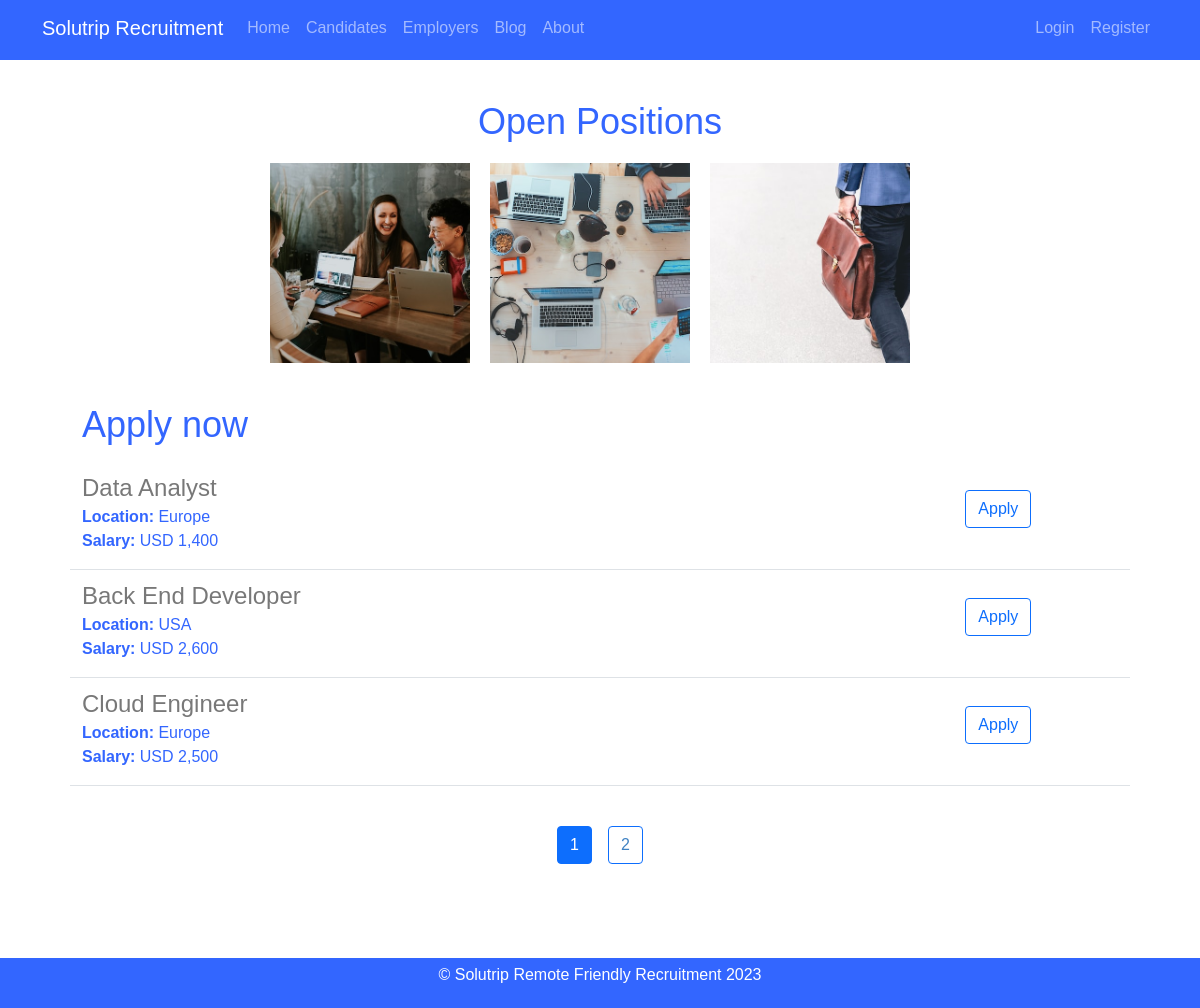
The page /candidates on the database its author committed.
### Solutrip_app/models.py (models this page shows)
class Jobs(db.Model):
    id = db.Column (db.Integer, primary_key=True)
    title = db.Column(db.String(60), nullable=False)
    location = db.Column(db.String(60), nullable=False)
    salary = db.Column(db.String(60), nullable=False)
    description = db.Column(db.Text, nullable=False)
    requirements= db.Column(db.Text, nullable=False)
    qualifications= db.Column(db.Text, nullable=False)
    company_id = db.Column(db.Integer, db.ForeignKey('company.id'), nullable=False)
    job_applications = db.relationship('JobApplication', backref='job', lazy=True)

### Solutrip_app/routes.py (the view)
@app.route("/candidates")
def candidates():
    page = request.args.get('page',1,type=int)
    jobs = Jobs.query.paginate(page=page, per_page = 3)
    user = current_user
    return render_template("candidates.html", title="Jobs", page = page, jobs=jobs, user=user)

### Solutrip_app/templates/candidates.html
{% extends 'layout.html' %}
{% block content %}
    <section id="carousel">
        <h2> Open Positions</h2>
        <div id="slides">
            <a href="{{ url_for('static', filename='1.jpg') }}">
                <img src="{{ url_for('static', filename='1.jpg') }}" alt="Job description 1">
            </a>
            <a href="{{ url_for('static', filename='2.jpg') }}">
                <img src="{{ url_for('static', filename='2.jpg') }}" alt="Job description 2">
            </a>
            <a href="{{ url_for('static', filename='3.jpg') }}">
                <img src="{{ url_for('static', filename='3.jpg') }}" alt="Job description 3">
            </a>
        </div>
        <div class="body-text" style="text-align: left;">
            <h2> Apply now </h2>
            {% if jobs %}
                {% for job in jobs %}
                    <div class="row border-bottom" style="margin-top: 4px;">
                        <div class="col-10">
                            <h4 style="color: rgb(120,120,120); margin-top: 8px; margin-bottom: 2px">{{ job.title }}</h4>
                            <div><b>Location: </b>{{ job.location }}</div>
                            <div style="margin-bottom: 16px;"><b>Salary: </b>{{ job.salary }}</div>
                        </div>
                        <div class="col-2">
                            {% if user.role == 'admin' %}
                            <a href="{{ url_for('update_job', job_id=job.id) }}" type="button" class="btn btn-outline-primary mt-4 float-right">Edit</a>
                            <button type="button" class="btn btn-outline-danger mt-4 float-right" data-bs-toggle="modal" data-bs-target="#deleteModal-{{ job.id }}">Delete</button>
                            <div class="modal fade" id="deleteModal-{{ job.id }}" tabindex="-1" role="dialog" aria-labelledby="deleteModalLabel-{{ job.id }}" aria-hidden="true">
                                <div class="modal-dialog" role="document">
                                    <div class="modal-content">
                                        <div class="modal-header">
                                            <h5 class="modal-title" id="deleteModalLabel-{{ job.id }}">Confirm Delete</h5>
                                            <button type="button" class="close" data-bs-dismiss="modal" aria-label="Close">
                                                <span aria-hidden="true">&times;</span>
                                            </button>
                                        </div>
                                        <div class="modal-body">
                                            Are you sure you want to delete "{{ job.title }}"?
                                        </div>
                                        <div class="modal-footer">
                                            <button type="button" class="btn btn-secondary" data-bs-dismiss="modal">Cancel</button>
                                            <form method="POST" action="{{ url_for('delete_job', job_id=job.id) }}" style="display: inline;">
                                                <input type="hidden" name="_method" value="DELETE">
                                                <button type="submit" class="btn btn-danger">Delete</button>
                                            </form>
                                        </div>
                                    </div>
                                </div>
                            </div>
                            {% else %}
                                <a href="{{ url_for('apply', job_id=job.id) }}"" type="button" class="btn btn-outline-primary mt-4 float-right">Apply</a>
                            {% endif %}
                        </div>
                    </div>
                {% endfor %}
            {% endif %}
            <div class="d-flex justify-content-center" style="padding-top: 40px;">
                {% for page_num in jobs.iter_pages() %}
                    {% if page_num %}
                        {% if jobs.page == page_num %}
                            <a class=" btn btn-primary mx-2 mb-4 float-right" href="{{url_for('candidates', page = page_num)}}" style="color: white;"> {{ page_num }}</a>
                        {% else %}
                            <a class=" btn btn-outline-primary mx-2 mb-4" href="{{url_for('candidates', page = page_num)}}" style="color: #3f82c3;"> {{ page_num }}</a>
                        {% endif %}
                    {% else %}
                        ...
                    {% endif %}
                {% endfor%}
                </div>
        </div>
    </section>
{% endblock %}

### Solutrip_app/static/styles.css (style rules this page uses)
body { background-image: url(bg-img.jpg); background-size: cover; font-family: Arial, sans-serif; color: #333; }
section { text-align: center; }
.body-text { color: rgb(80,80,80); font-size: 16px; margin-top: 40px; margin-bottom: 60px; padding-bottom: 20px; }
#carousel { background-color: white; padding: 40px; text-align: center; }
#carousel h2 { font-size: 36px; margin-bottom: 20px; }
#slides { display: flex; justify-content: center; align-items: center; height: 200px; }
#slides img { width: 200px; height: 200px; margin-right: 20px; object-fit: cover; }
html, body { height: 100%; }
.border-bottom { color: #3366ff; }
#account h1,h2 { color: #3366ff; }

### rows shown on the page
Jobs: title "Data Analyst", location "Europe", salary "USD 1,400"
Jobs: title "Back End Developer", location "USA", salary "USD 2,600"
Jobs: title "Cloud Engineer", location "Europe", salary "USD 2,500"

### other values the page prints
{{ page_num }} "1"
{{ page_num }} "2"
